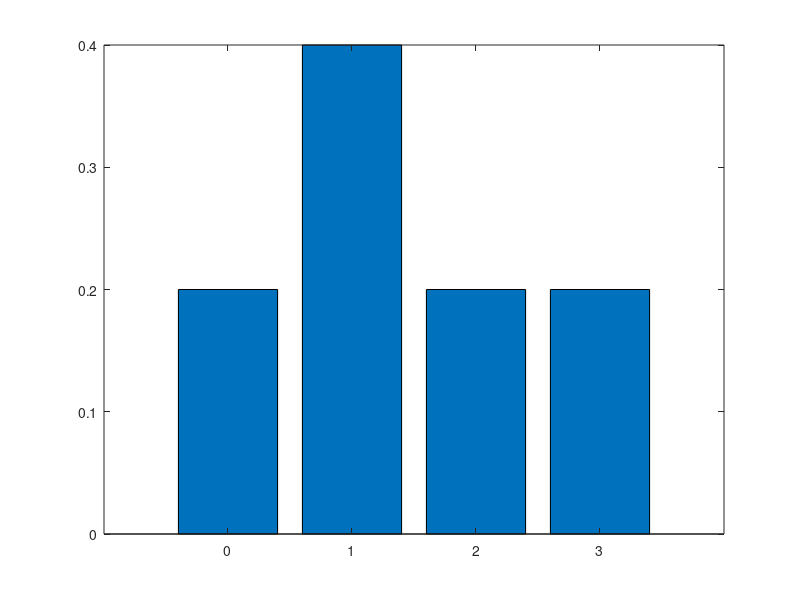

The MATLAB script that drew this image:
clear all;
clc;

  %Jogar o dado: D ~ Unif({1,2,3})

  Nexp =10;

  D = randi([1 3], 1, Nexp);
  X = zeros(1,Nexp); %pre alocando um vetor de zeros para deixar o programa mais rapido
  SX = [0, 1, 2, 3]
  
  %evita-se o uso do for em matlab/octave porque deixa mais lento
  for i = 1 : Nexp 
    %lançar uma moeda honesta D(i) vezes
    moedas = randi([0 1], 1, D(i));
    X(i) = sum(moedas);
  end 
  
  histograma_X = hist(X, SX);
  
  pmf_X_simul = histograma_X / Nexp;
  
  %letra a
  bar(SX,pmf_X_simul) %plotando em formas de barra
  
  %letra b
  mean(X)
  var(X)
  